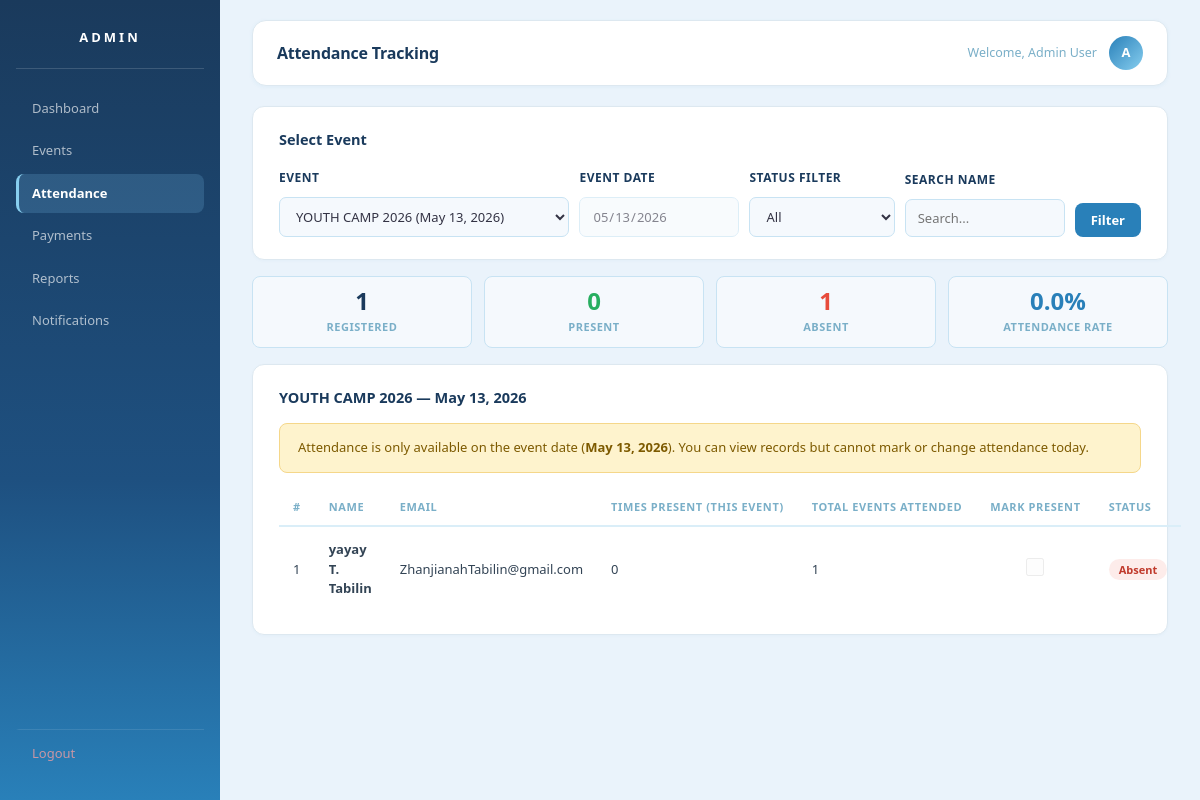
The page /attendance.php?event_id=7 (signed in) on the database its author committed.
### tables this page shows
CREATE TABLE `events` (
  `id` int(11) NOT NULL,
  `event_name` varchar(150) NOT NULL,
  `description` text DEFAULT NULL,
  `event_date` datetime NOT NULL,
  `event_end_date` datetime DEFAULT NULL,
  `location` varchar(150) DEFAULT NULL,
  `fee` decimal(10,2) DEFAULT 0.00,
  `is_free` tinyint(1) NOT NULL DEFAULT 0,
  `created_at` timestamp NOT NULL DEFAULT current_timestamp()
);

CREATE TABLE `users` (
  `id` int(11) NOT NULL,
  `name` varchar(100) NOT NULL,
  `email` varchar(100) NOT NULL,
  `password` varchar(255) NOT NULL,
  `role` enum('admin','member') DEFAULT 'member',
  `created_at` timestamp NOT NULL DEFAULT current_timestamp(),
  `email_verified` tinyint(1) DEFAULT 0,
  `first_name` varchar(50) NOT NULL,
  `middle_initial` char(1) DEFAULT NULL,
  `surname` varchar(50) NOT NULL
);

### attendance.php (the view, shortened to what this page needs)
<?php
require_once 'database.php';
$event_list = $conn->query("SELECT id, event_name, event_date FROM events ORDER BY event_date DESC");
$selected_event = isset($_GET['event_id']) ? (int)$_GET['event_id'] : 0;
$search = trim($_GET['search'] ?? '');
$attendance_date = date('Y-m-d');
$is_event_today = false;
if ($selected_event > 0) {
    $ev_date_check = $conn->query("SELECT DATE(event_date) AS edate FROM events WHERE id = $selected_event")->fetch_assoc();
    if ($ev_date_check) {
        $attendance_date = $ev_date_check['edate'];
        $is_event_today = ($ev_date_check['edate'] === date('Y-m-d'));
    }
}
$attendance_data = null;
$event_info = null;
if ($selected_event > 0) {
    $event_info = $conn->query("SELECT * FROM events WHERE id = $selected_event")->fetch_assoc();
    $filter_where = '';
    $query = "
        WITH attendance_summary AS (
            SELECT
                user_id,
                event_id,
                COUNT(CASE WHEN status = 'present' THEN 1 END) AS times_present,
                MAX(attendance_date) AS last_attended
            FROM attendance
            GROUP BY user_id, event_id
        )
        SELECT
            u.id AS user_id,
            u.name,
            u.email,
            COALESCE(a.status, 'absent') AS status,
            COALESCE(a.attendance_date, '$attendance_date') AS attendance_date,
            COALESCE(ats.times_present, 0) AS times_present,
            (SELECT COUNT(*) FROM events) AS total_events,
            (SELECT COUNT(*) FROM attendance WHERE user_id = u.id AND status = 'present') AS total_present_all
        FROM registrations r
        JOIN users u ON u.id = r.user_id
        LEFT JOIN attendance a ON a.user_id = r.user_id AND a.event_id = r.event_id AND a.attendance_date = '$attendance_date'
        LEFT JOIN attendance_summary ats ON ats.user_id = r.user_id AND ats.event_id = r.event_id
        WHERE r.event_id = $selected_event $filter_where
        ORDER BY u.name ASC
    ";
    $attendance_data = $conn->query($query);
}
$stats = null;
if ($selected_event > 0) {
    $stats = $conn->query("
        SELECT
            COUNT(DISTINCT r.user_id) AS total_reg,
            COUNT(DISTINCT CASE WHEN a.status='present' THEN a.user_id END) AS total_present,
            COUNT(DISTINCT CASE WHEN a.status='absent' OR a.id IS NULL THEN r.user_id END) AS total_absent,
            ROUND(COUNT(DISTINCT CASE WHEN a.status='present' THEN a.user_id END) / COUNT(DISTINCT r.user_id) * 100, 1) AS pct
        FROM registrations r
        LEFT JOIN attendance a ON a.user_id = r.user_id AND a.event_id = r.event_id AND a.attendance_date = '$attendance_date'
        WHERE r.event_id = $selected_event
    ")->fetch_assoc();
}
?>
<!DOCTYPE html>
<html lang="en">
<head>
<link rel="stylesheet" href="admin_dashboard.css">
</head>
<body>
<div class="sidebar">
    <h2>ADMIN</h2>
    <a href="admin_dashboard.php">Dashboard</a>
    <a href="events.php">Events</a>
    <a href="attendance.php" class="active">Attendance</a>
    <a href="payments.php">Payments</a>
    <a href="reports.php">Reports</a>
    <a href="notifications.php">Notifications</a>
    <a href="logout.php" class="logout">Logout</a>
</div>
<div class="main">
    <div class="header">
        <h1>Attendance Tracking</h1>
        <div class="header-right">
            <span>Welcome, <?= htmlspecialchars($_SESSION['admin_name'] ?? 'Admin') ?></span>
            <div class="avatar">A</div>
        </div>
    </div>
    <div class="container">
        <div class="section" style="margin-bottom:16px;">
            <h2>Select Event</h2>
            <form method="GET" style="display:flex;gap:10px;flex-wrap:wrap;align-items:flex-end;">
                <div class="form-group" style="flex:2;min-width:200px;margin-bottom:0;">
                    <label>Event</label>
                    <select name="event_id" onchange="this.form.submit()">
                        <?php
                        $event_list->data_seek(0);
                        while ($ev = $event_list->fetch_assoc()):
                        ?>
                        <option value="<?= $ev['id'] ?>" <?= $selected_event == $ev['id'] ? 'selected' : '' ?>>
                            <?= htmlspecialchars($ev['event_name']) ?> (<?= date('M d, Y', strtotime($ev['event_date'])) ?>)
                        </option>
                        <?php endwhile; ?>
                    </select>
                </div>
                <div class="form-group" style="flex:1;min-width:160px;margin-bottom:0;">
                    <label>Event Date</label>
                    <input type="date" name="attendance_date" value="<?= $attendance_date ?>" readonly disabled style="opacity:0.6;cursor:not-allowed;">
                </div>
                <div class="form-group" style="flex:1;min-width:140px;margin-bottom:0;">
                    <label>Status Filter</label>
                    <select name="filter_status">
                        <option value="">All</option>
                    </select>
                </div>
                <div class="form-group" style="flex:1;min-width:160px;margin-bottom:0;">
                    <label>Search Name</label>
                    <input type="text" name="search" value="<?= htmlspecialchars($search) ?>" placeholder="Search...">
                </div>
                <button type="submit">Filter</button>
            </form>
        </div>
        <?php if ($selected_event > 0 && $event_info): ?>
        <?php if ($stats): ?>
        <div class="stats-row">
            <div class="stat-box"><div class="num"><?= $stats['total_reg'] ?></div><div class="lbl">Registered</div></div>
            <div class="stat-box"><div class="num" style="color:#27ae60;"><?= $stats['total_present'] ?></div><div class="lbl">Present</div></div>
            <div class="stat-box"><div class="num" style="color:#e74c3c;"><?= $stats['total_absent'] ?></div><div class="lbl">Absent</div></div>
            <div class="stat-box"><div class="num" style="color:#2980b9;"><?= $stats['pct'] ?? 0 ?>%</div><div class="lbl">Attendance Rate</div></div>
        </div>
        <?php endif; ?>
        <div class="section">
            <div class="flex">
                <h2><?= htmlspecialchars($event_info['event_name']) ?> — <?= date('M d, Y', strtotime($attendance_date)) ?></h2>
            </div>
            <?php if (!$is_event_today): ?>
            <div class="alert-warning">
                Attendance is only available on the event date (<strong><?= date('M d, Y', strtotime($attendance_date)) ?></strong>). You can view records but cannot mark or change attendance today.
            </div>
            <?php endif; ?>
            <table>
                <tr>
                    <th>#</th>
                    <th>Name</th>
                    <th>Email</th>
                    <th>Times Present (this event)</th>
                    <th>Total Events Attended</th>
                    <th style="text-align:center;">Mark Present</th>
                    <th>Status</th>
                </tr>
                <?php if ($attendance_data && $attendance_data->num_rows > 0): ?>
                <?php $i = 1; while ($row = $attendance_data->fetch_assoc()): ?>
                <tr>
                    <td><?= $i++ ?></td>
                    <td><strong><?= htmlspecialchars($row['name']) ?></strong></td>
                    <td><?= htmlspecialchars($row['email']) ?></td>
                    <td><?= $row['times_present'] ?></td>
                    <td><?= $row['total_present_all'] ?></td>
                    <td style="text-align:center;">
                        <input <?= $is_event_today ? 'form="attendanceForm"' : 'disabled' ?> type="checkbox" class="toggle-check att-check"
                            name="status[<?= $row['user_id'] ?>]"
                            value="present"
                            <?= $row['status'] === 'present' ? 'checked' : '' ?>
                            <?= !$is_event_today ? 'style="opacity:0.4;cursor:not-allowed;"' : '' ?>>
                    </td>
                    <td>
                        <?php if ($row['status'] === 'present'): ?>
                            <span class="badge-present">Present</span>
                        <?php else: ?>
                            <span class="badge-absent">Absent</span>
                        <?php endif; ?>
                    </td>
                </tr>
                <?php endwhile; ?>
                <?php else: ?>
                <tr><td colspan="7" style="text-align:center;color:#aaa;padding:20px;">No participants registered for this event.</td></tr>
                <?php endif; ?>
            </table>
        </div>
        <?php else: ?>
        <div class="section">
            <p style="text-align:center;color:#aaa;padding:30px;">Select an event above to manage attendance.</p>
        </div>
        <?php endif; ?>
    </div>
</div>
</body>
</html>

### admin_dashboard.css (style rules this page uses)
*, *::before, *::after { margin: 0; padding: 0; box-sizing: border-box; }
body { font-family: 'Segoe UI', system-ui, -apple-system, sans-serif; background: #eaf3fb; display: flex; min-height: 100vh; color: #334455; font-size: 13.5px; line-height: 1.5; }
.sidebar { width: 220px; min-height: 100vh; background: linear-gradient(180deg, #1a3a5c 0%, #1e5080 60%, #2980b9 100%); color: #fff; position: fixed; top: 0; left: 0; padding: 28px 16px 24px; display: flex; flex-direction: column; z-index: 100; }
.sidebar h2 { text-align: center; font-size: 13px; font-weight: 800; letter-spacing: 3px; text-transform: uppercase; padding-bottom: 20px; border-bottom: 1px solid rgba(255,255,255,0.15); margin-bottom: 20px; color: #fff; }
.sidebar a { display: flex; align-items: center; gap: 8px; color: rgba(255,255,255,0.65); padding: 10px 13px; text-decoration: none; margin-bottom: 3px; border-radius: 8px; font-size: 13px; font-weight: 500; border-left: 3px solid transparent; transition: all 0.18s ease; }
.sidebar a.active { background: rgba(135,206,250,0.18); border-left: 3px solid #87ceef; color: #fff; font-weight: 600; }
.sidebar a.logout { margin-top: auto; padding-top: 14px; color: rgba(255,160,160,0.75); border-top: 1px solid rgba(255,255,255,0.1); border-radius: 0; border-left: 3px solid transparent; }
.main { margin-left: 220px; width: calc(100% - 220px); min-height: 100vh; display: flex; flex-direction: column; background: #eaf3fb; }
.container { padding: 20px 32px 40px; flex: 1; max-width: 100%; }
.header { background: #fff; padding: 15px 24px; display: flex; justify-content: space-between; align-items: center; border: 1px solid #dde8f0; border-radius: 14px; margin: 20px 32px 0 32px; box-shadow: 0 1px 4px rgba(41,128,185,0.06); position: static; }
.header h1 { font-size: 16px; font-weight: 700; color: #1a3a5c; letter-spacing: -0.2px; }
.header-right { display: flex; align-items: center; gap: 12px; }
.header-right span { font-size: 12.5px; color: #7aafc8; font-weight: 500; }
.avatar { width: 34px; height: 34px; border-radius: 50%; background: linear-gradient(135deg, #2980b9, #87ceef); display: flex; align-items: center; justify-content: center; font-size: 13px; font-weight: 700; color: #fff; flex-shrink: 0; }
.section { background: #fff; padding: 22px 26px; border-radius: 12px; margin-bottom: 20px; border: 1px solid #dde8f0; box-shadow: 0 1px 3px rgba(41,128,185,0.04); }
.section h2 { font-size: 14.5px; font-weight: 700; color: #1a3a5c; margin-bottom: 18px; display: flex; align-items: center; gap: 8px; }
.flex { display: flex; justify-content: space-between; align-items: center; margin-bottom: 14px; flex-wrap: wrap; gap: 10px; }
.flex h2 { margin-bottom: 0; }
table { width: 100%; border-collapse: collapse; font-size: 13px; }
table th { padding: 10px 14px; text-align: left; font-size: 11px; font-weight: 700; color: #7aafc8; text-transform: uppercase; letter-spacing: 0.6px; border-bottom: 2px solid #daeef8; white-space: nowrap; }
table td { padding: 13px 14px; border-bottom: 1px solid #f0f6fb; color: #334455; vertical-align: middle; }
table tbody tr:last-child td { border-bottom: none; }
button, .btn { padding: 8px 16px; border: none; background: #2980b9; color: #fff; border-radius: 8px; font-size: 13px; font-weight: 600; cursor: pointer; transition: background 0.18s, transform 0.1s; font-family: inherit; text-decoration: none; display: inline-block; line-height: 1.4; }
.form-group { display: flex; flex-direction: column; gap: 5px; margin-bottom: 14px; }
.form-group label { display: block; font-size: 11px; font-weight: 700; color: #1a3a5c; text-transform: uppercase; letter-spacing: 0.5px; }
.form-group input, .form-group select, .form-group textarea { width: 100%; padding: 9px 12px; border: 1px solid #c8e3f3; border-radius: 8px; font-size: 13px; color: #334455; background: #f5f9fd; outline: none; transition: border-color 0.18s, background 0.18s; font-family: inherit; }
.stat-box { background: #f5f9fd; border: 1px solid #dde8f0; border-radius: 10px; padding: 16px; text-align: center; }
.stat-box .num { font-size: 26px; font-weight: 700; color: #1a3a5c; line-height: 1; margin-bottom: 6px; }
.stat-box .lbl { font-size: 11px; color: #7aafc8; font-weight: 700; text-transform: uppercase; letter-spacing: 0.5px; }
.stats-row { display: grid; grid-template-columns: repeat(4, 1fr); gap: 12px; margin-bottom: 20px; }

### rows shown on the page
events: event_name "YOUTH CAMP 2026"
users: name "yayay T. Tabilin", email "ZhanjianahTabilin@gmail.com", times_present "0", total_present_all "1"

### other values the page prints
$_SESSION['admin_name'] "Admin User"
$stats['total_reg'] "1"
$stats['total_present'] "0"
$stats['total_absent'] "1"
$stats['pct'] "0.0"
date('M d, Y', strtotime($attendance_date)) "May 13, 2026"
form field event_id "YOUTH CAMP 2026 (May 13, 2026)"
